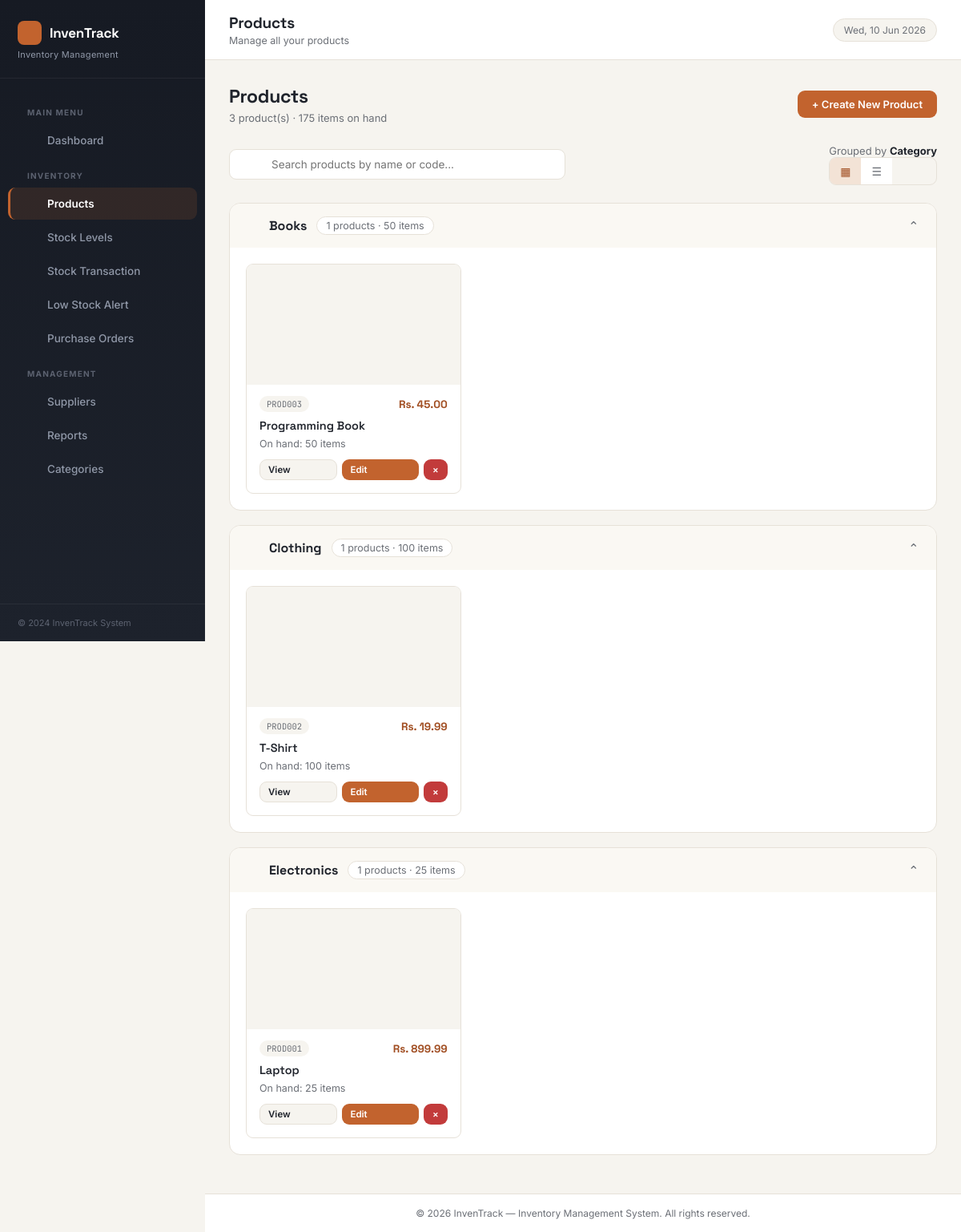
/pages/products/list.php, run on the app's committed database.
### tables this page shows
CREATE TABLE inventory (
    inventory_id INT PRIMARY KEY AUTO_INCREMENT,
    product_id INT NOT NULL UNIQUE,
    current_stock INT NOT NULL DEFAULT 0,
    minimum_stock INT NOT NULL DEFAULT 10,
    maximum_stock INT NOT NULL DEFAULT 100,
    last_restock_date DATE,
    created_at TIMESTAMP DEFAULT CURRENT_TIMESTAMP,
    updated_at TIMESTAMP DEFAULT CURRENT_TIMESTAMP ON UPDATE CURRENT_TIMESTAMP,
    FOREIGN KEY (product_id) REFERENCES products(product_id)
);

CREATE TABLE products (
    product_id INT PRIMARY KEY AUTO_INCREMENT,
    product_name VARCHAR(150) NOT NULL,
    product_code VARCHAR(50) NOT NULL UNIQUE,
    category_id INT NOT NULL,
    supplier_id INT NOT NULL,
    unit_price DECIMAL(10, 2) NOT NULL,
    description TEXT,
    image_url VARCHAR(255),
    created_at TIMESTAMP DEFAULT CURRENT_TIMESTAMP,
    updated_at TIMESTAMP DEFAULT CURRENT_TIMESTAMP ON UPDATE CURRENT_TIMESTAMP,
    FOREIGN KEY (category_id) REFERENCES categories(category_id),
    FOREIGN KEY (supplier_id) REFERENCES suppliers(supplier_id)
);

### classes/Product.php (called while the page is built, shortened)
<?php
class Product {
    private $conn;
    private $table = 'products';
    public function __construct($db) {
        $this->conn = $db;
    }
    public function getAllProducts() {
        $query = "SELECT p.*, c.category_name, s.supplier_name,
                         i.current_stock, i.minimum_stock, i.maximum_stock
                  FROM " . $this->table . " p
                  LEFT JOIN categories c ON p.category_id = c.category_id
                  LEFT JOIN suppliers s ON p.supplier_id = s.supplier_id
                  LEFT JOIN inventory i ON p.product_id = i.product_id
                  ORDER BY c.category_name ASC, p.product_name ASC";
        $result = $this->conn->query($query);
        if ($result && $result->num_rows > 0) {
            return $result->fetch_all(MYSQLI_ASSOC);
        }
        return false;
    }
}
?>

### pages/products/list.php (the view, shortened to what this page needs)
<?php
require_once '../../config/database.php';
require_once '../../classes/Product.php';
$product = new Product($conn);
$searchTerm = isset($_GET['search']) ? trim($_GET['search']) : '';
$view = isset($_GET['view']) && $_GET['view'] === 'table' ? 'table' : 'grid';
$products = !empty($searchTerm) ? $product->searchProducts($searchTerm) : $product->getAllProducts();
$products = $products ?: [];
$grouped = [];
foreach ($products as $p) {
    $cat = $p['category_name'] ?? 'Uncategorized';
    if (!isset($grouped[$cat])) { $grouped[$cat] = []; }
    $grouped[$cat][] = $p;
}
$totalProducts = count($products);
$totalItems = array_sum(array_map(fn($p) => (int)($p['current_stock'] ?? 0), $products));
require_once '../../includes/layout.php';
?>
<div class="page-header">
    <div>
        <h1>Products</h1>
        <p><?php echo $totalProducts; ?> product(s) &middot; <?php echo number_format($totalItems); ?> items on hand</p>
    </div>
    <a href="add.php" class="btn btn-primary">+ Create New Product</a>
</div>
<div class="product-toolbar">
    <form method="GET" class="product-search-form">
        <span class="search-icon"><?php echo icon('search', 16); ?></span>
        <input type="text" name="search" placeholder="Search products by name or code..." value="<?php echo htmlspecialchars($searchTerm); ?>">
    </form>
    <div class="toolbar-right">
        <span class="grouped-label">Grouped by <strong>Category</strong></span>
        <div class="view-toggle">
            <a href="?view=grid<?php echo $searchTerm ? '&search=' . urlencode($searchTerm) : ''; ?>" class="view-btn <?php echo $view === 'grid' ? 'active' : ''; ?>" title="Grid view">&#9638;</a>
            <a href="?view=table<?php echo $searchTerm ? '&search=' . urlencode($searchTerm) : ''; ?>" class="view-btn <?php echo $view === 'table' ? 'active' : ''; ?>" title="Table view">&#9776;</a>
        </div>
    </div>
</div>
<?php if (empty($products)): ?>
    <div class="card"><div class="card-body"><div class="alert alert-info">No products found. <a href="add.php">Add your first product <?php echo icon('chevron-right', 13); ?></a></div></div></div>
<?php else: ?>
    <?php foreach ($grouped as $catName => $catProducts):
        $catItemCount = array_sum(array_map(fn($p) => (int)($p['current_stock'] ?? 0), $catProducts));
    ?>
    <details class="product-group" open>
        <summary class="group-header">
            <span class="group-header-left">
                <span class="group-icon"><?php echo icon('tag', 15); ?></span>
                <span class="group-title"><?php echo htmlspecialchars($catName); ?></span>
                <span class="group-meta"><?php echo count($catProducts); ?> products &middot; <?php echo number_format($catItemCount); ?> items</span>
            </span>
            <span class="group-chevron">&#8964;</span>
        </summary>
        <div class="product-grid">
            <?php foreach ($catProducts as $prod):
                $stock = (int)($prod['current_stock'] ?? 0);
                $min = (int)($prod['minimum_stock'] ?? 0);
                $isLow = $stock <= $min;
            ?>
            <div class="product-card">
                <div class="product-card-img">
                </div>
                <div class="product-card-body">
                    <div class="product-card-row">
                        <span class="product-code-chip"><?php echo htmlspecialchars($prod['product_code']); ?></span>
                        <span class="product-price">Rs. <?php echo number_format($prod['unit_price'], 2); ?></span>
                    </div>
                    <h4 class="product-card-name"><?php echo htmlspecialchars($prod['product_name']); ?></h4>
                    <p class="product-card-stock <?php echo $isLow ? 'low' : ''; ?>">On hand: <?php echo $stock; ?> items</p>
                    <div class="product-card-actions">
                        <a href="view.php?id=<?php echo $prod['product_id']; ?>" class="btn btn-sm btn-secondary">View</a>
                        <a href="edit.php?id=<?php echo $prod['product_id']; ?>" class="btn btn-sm btn-primary">Edit</a>
                        <a href="delete.php?id=<?php echo $prod['product_id']; ?>" class="btn btn-sm btn-danger" onclick="return confirm('Delete <?php echo htmlspecialchars($prod['product_name']); ?>?')">&times;</a>
                    </div>
                </div>
            </div>
            <?php endforeach; ?>
        </div>
    </details>
    <?php endforeach; ?>
<?php endif; ?>
<?php require_once '../../includes/layout-end.php'; ?>

### data on the page
inventory: current_stock "50"
products: product_code "PROD003", unit_price "45.00", product_name "Programming Book", inventory.current_stock "50"
inventory: current_stock "100"
products: product_code "PROD002", unit_price "19.99", product_name "T-Shirt", inventory.current_stock "100"
inventory: current_stock "25"
products: product_code "PROD001", unit_price "899.99", product_name "Laptop", inventory.current_stock "25"

### other printed values
$pageTitle "Products"
$pageSubtitle "Manage all your products"
$totalProducts "3"
$totalItems "175"
$catName "Books"
count($catProducts) "1"
$catName "Clothing"
$catName "Electronics"
